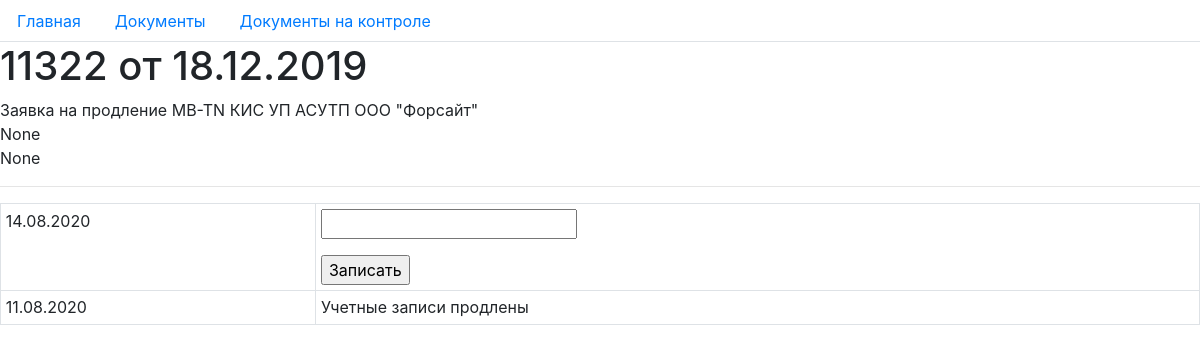
Page /document/document/1/ on the committed database.
### document/models.py (models this page shows, shortened)
class Document(models.Model):
    sed_number = models.CharField(max_length=40, verbose_name="Номер СЭД")
    out_number = models.CharField(max_length=40, verbose_name="Внешний номер", blank=True)
    name = models.CharField(max_length=200, verbose_name="Название")
    reg_date = models.DateField(verbose_name="Дата регистрации", blank=True)
    project = models.ForeignKey(Project, verbose_name="Проект", blank=True, on_delete=models.PROTECT, null=True)
    status = models.ForeignKey(DocumentStatus, verbose_name="Состояние документа", blank=True, on_delete=models.PROTECT, null=True)
    control = models.BooleanField(verbose_name="На контроле", default=True)
    class Meta:
        verbose_name = "Документ"
        verbose_name_plural = "Документы"
        ordering = ['-reg_date', 'name', 'sed_number']

class DocumentComment(models.Model):
    comment = models.CharField(max_length=100, verbose_name="Комментарий")
    date = models.DateTimeField(verbose_name="Дата комментария", auto_now=True)
    document = models.ForeignKey(Document, verbose_name="Документ", on_delete=models.PROTECT)
    class Meta:
        verbose_name = "Комментарий"
        verbose_name_plural = "Комментарии"
        ordering = ["-date"]

### document/views.py (the view)
# urls.py: path("document/<int:pk>/", views.document, name="document"),
def document(request, pk):
    document = Document.objects.get(pk=pk)
    if request.method == "POST":
        form = CommentForm(request.POST)
        if form.is_valid():
            new_comment = form.save(commit=False)
            new_comment.document = document
            new_comment.save()
    context = {
        "title": document.sed_number,
        "document": document,
        "form": CommentForm(instance=document),
        "today": timezone.localdate(),
    }
    return render(request, "document/document.html", context)

### document/forms.py
class CommentForm(ModelForm):
    class Meta:
        model = DocumentComment
        fields = ['comment']
        labels = {'comment': ""}

### document/templates/document/document.html (shortened to what this page needs)
{% extends "base.html" %}
{% block content %}
<h1>{{ title }}
    от {{ document.reg_date|date:"d.m.Y"}}
</h1>
<div>{{ document.name }}</div>
<div>{{ document.status }}</div>
<div>{{ document.project }}</div>
<hr />
<table class="table table-hover table-bordered table-sm">
    <tr><td>{{ today|date:"d.m.Y" }}</td>
    <td>
        <form method="post">
            {{ form.as_p }}
            <input type="submit" value="Записать" />
        </form>
    </td>
    </tr>
    {% for comment in document.documentcomment_set.all %}
    <tr>
        <td>{{ comment.date|date:"d.m.Y" }}</td>
        <td>{{ comment.comment }}</td>
    </tr>
    {% endfor %}
</table>
{% endblock %}

### rows in the picture
Document: sed_number "11322", reg_date "18.12.2019", name "Заявка на продление MB-TN КИС УП АСУТП ООО \"Форсайт\"", status "None", project "None"
DocumentComment: date "11.08.2020", comment "Учетные записи продлены"

### other values in the picture
{{ today|date:"d.m.Y" }} "14.08.2020"
